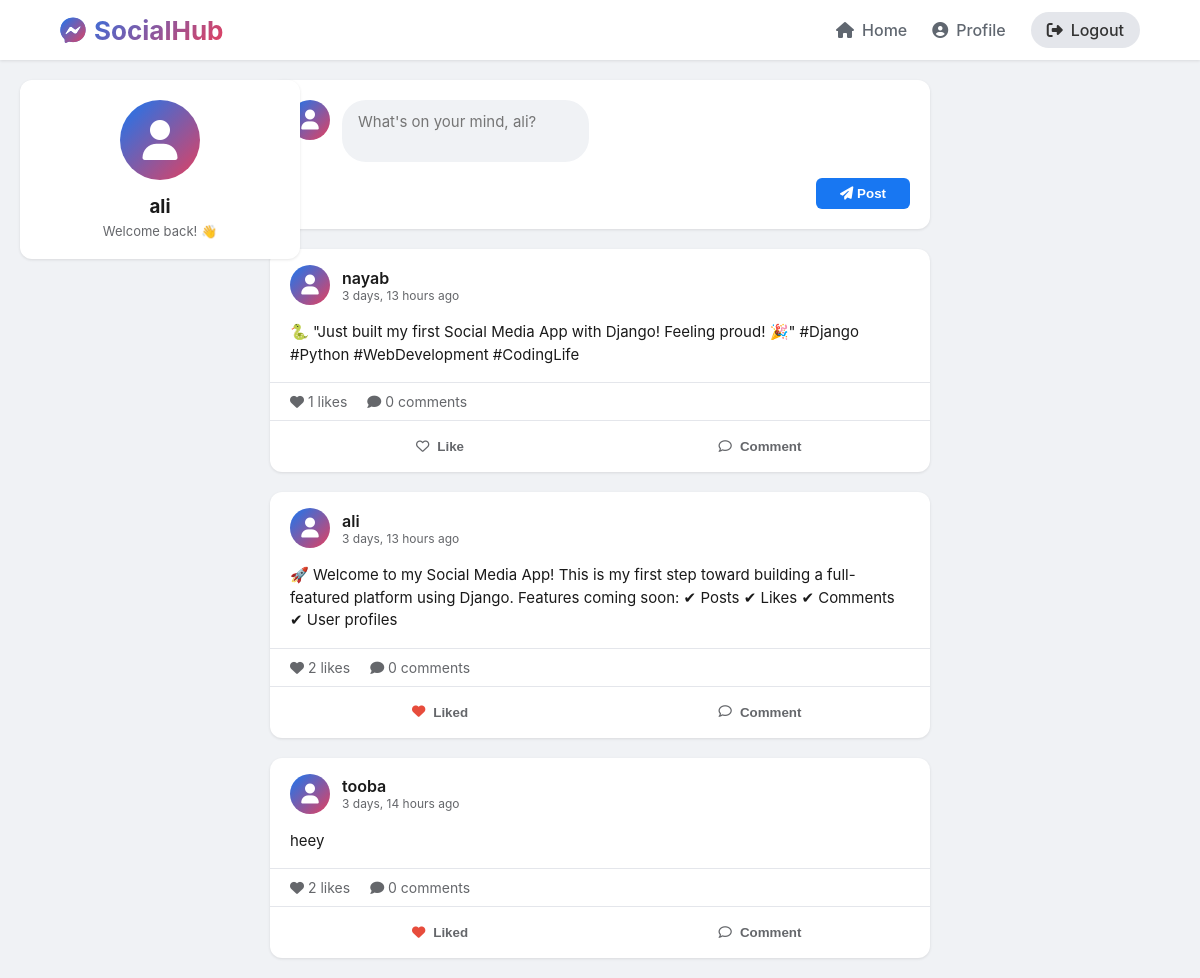
The page / (signed in) on the database its author committed.
### core/models.py (models this page shows, shortened)
class Post(models.Model):
    user = models.ForeignKey(User, on_delete=models.CASCADE, related_name='posts')
    content = models.TextField(max_length=1000)
    created_at = models.DateTimeField(auto_now_add=True)
    likes = models.ManyToManyField(User, related_name='liked_posts', blank=True)
    def total_likes(self):
        return self.likes.count()

### core/views.py (the view)
# urls.py: path('', views.home, name='home'),
def home(request):
    posts = Post.objects.all().order_by('-created_at')
    return render(request, 'core/home.html', {'posts': posts})

### core/templates/core/home.html (shortened to what this page needs)
<!DOCTYPE html>
<html lang="en">
<head>
    <link rel="stylesheet" href="https://cdnjs.cloudflare.com/ajax/libs/font-awesome/6.4.0/css/all.min.css">
</head>
<body>
    <nav class="navbar">
        <div class="logo">
            <i class="fab fa-facebook-messenger"></i>
            <span>SocialHub</span>
        </div>
        <div class="nav-links">
            {% if user.is_authenticated %}
                <a href="{% url 'home' %}"><i class="fas fa-home"></i> Home</a>
                <a href="{% url 'profile' user.username %}"><i class="fas fa-user-circle"></i> Profile</a>
                <a href="{% url 'logout' %}" class="logout-btn"><i class="fas fa-sign-out-alt"></i> Logout</a>
            {% else %}
                <a href="{% url 'login' %}"><i class="fas fa-sign-in-alt"></i> Login</a>
                <a href="{% url 'signup' %}"><i class="fas fa-user-plus"></i> Signup</a>
            {% endif %}
        </div>
    </nav>
    {% if user.is_authenticated %}
    <div class="left-sidebar">
        <div class="profile-card">
            <div class="profile-avatar">
                <i class="fas fa-user"></i>
            </div>
            <h3>{{ user.username }}</h3>
            <p>Welcome back! 👋</p>
        </div>
    </div>
    {% endif %}
    <div class="container">
        {% if user.is_authenticated %}
        <div class="create-post">
            <div class="post-input-area">
                <div class="post-avatar">
                    <i class="fas fa-user"></i>
                </div>
                <form method="POST" action="{% url 'create_post' %}" style="flex: 1;">
                    <textarea name="content" rows="2" placeholder="What's on your mind, {{ user.username }}?"></textarea>
                    <div class="post-actions">
                        <button type="submit" class="post-btn"><i class="fas fa-paper-plane"></i> Post</button>
                    </div>
                </form>
            </div>
        </div>
        {% endif %}
        {% for post in posts %}
        <div class="post-card" id="post-{{ post.id }}">
            <div class="post-header">
                <div class="post-avatar-small">
                    <i class="fas fa-user"></i>
                </div>
                <div class="post-user-info">
                    <a href="{% url 'profile' post.user.username %}" class="post-user-name">{{ post.user.username }}</a>
                    <div class="post-time">{{ post.created_at|timesince }} ago</div>
                </div>
            </div>
            <div class="post-content">
                {{ post.content }}
            </div>
            <div class="post-stats">
                <span id="likes-count-{{ post.id }}">
                    <i class="fas fa-heart"></i> <span class="like-number-{{ post.id }}">{{ post.total_likes }}</span> likes
                </span>
                <span><i class="fas fa-comment"></i> {{ post.comments.count }} comments</span>
            </div>
            <div class="post-buttons">
                {% if user.is_authenticated %}
                <button class="post-btn-action like-btn" data-post-id="{{ post.id }}" data-liked="{% if user in post.likes.all %}true{% else %}false{% endif %}">
                    {% if user in post.likes.all %}
                        <i class="fas fa-heart liked"></i> <span>Liked</span>
                    {% else %}
                        <i class="far fa-heart"></i> <span>Like</span>
                    {% endif %}
                </button>
                {% endif %}
                <button class="post-btn-action comment-toggle" data-post-id="{{ post.id }}">
                    <i class="far fa-comment"></i> Comment
                </button>
            </div>
        </div>
        {% empty %}
        <div class="create-post" style="text-align: center;">
            <p>No posts yet. {% if user.is_authenticated %}Be the first to post!{% endif %}</p>
        </div>
        {% endfor %}
    </div>
</body>
</html>

### core/templates/core/home.html (style rules this page uses)
* { margin: 0; padding: 0; box-sizing: border-box; }
body { font-family: -apple-system, BlinkMacSystemFont, 'Segoe UI', Roboto, Helvetica, Arial, sans-serif; background: #f0f2f5; color: #1a1a1a; }
.navbar { background: white; padding: 12px 5%; display: flex; justify-content: space-between; align-items: center; box-shadow: 0 1px 3px rgba(0,0,0,0.1); position: sticky; top: 0; z-index: 1000; }
.logo { display: flex; align-items: center; gap: 8px; font-size: 26px; font-weight: bold; background: linear-gradient(135deg, #1877f2, #e4405f); -webkit-background-clip: text; -webkit-text-fill-color: transparent; }
.logo i { background: linear-gradient(135deg, #1877f2, #e4405f); -webkit-background-clip: text; -webkit-text-fill-color: transparent; }
.nav-links { display: flex; gap: 25px; align-items: center; }
.nav-links a { text-decoration: none; color: #606770; font-weight: 500; transition: 0.3s; display: flex; align-items: center; gap: 8px; }
.logout-btn { background: #e4e6eb; padding: 8px 16px; border-radius: 20px; color: #333 !important; }
.container { max-width: 700px; margin: 20px auto; padding: 0 20px; }
.create-post { background: white; border-radius: 12px; padding: 20px; margin-bottom: 20px; box-shadow: 0 1px 3px rgba(0,0,0,0.1); }
.post-input-area { display: flex; gap: 12px; align-items: flex-start; }
.post-avatar { width: 40px; height: 40px; background: linear-gradient(135deg, #1877f2, #e4405f); border-radius: 50%; display: flex; align-items: center; justify-content: center; flex-shrink: 0; }
.post-avatar i { color: white; font-size: 20px; }
.post-input-area textarea { flex: 1; border: none; background: #f0f2f5; padding: 12px 16px; border-radius: 24px; resize: none; font-family: inherit; font-size: 15px; }
.post-actions { display: flex; justify-content: flex-end; margin-top: 12px; }
.post-btn { background: #1877f2; color: white; border: none; padding: 8px 24px; border-radius: 6px; font-weight: 600; cursor: pointer; }
.post-card { background: white; border-radius: 12px; margin-bottom: 20px; box-shadow: 0 1px 3px rgba(0,0,0,0.1); overflow: hidden; }
.post-header { padding: 16px 20px; display: flex; align-items: center; gap: 12px; }
.post-avatar-small { width: 40px; height: 40px; background: linear-gradient(135deg, #1877f2, #e4405f); border-radius: 50%; display: flex; align-items: center; justify-content: center; }
.post-avatar-small i { color: white; font-size: 20px; }
.post-user-info { flex: 1; }
.post-user-name { font-weight: 600; color: #1a1a1a; text-decoration: none; }
.post-time { font-size: 12px; color: #65676b; }
.post-content { padding: 0 20px 16px; font-size: 15px; line-height: 1.5; }
.post-stats { padding: 10px 20px; border-top: 1px solid #e4e6eb; border-bottom: 1px solid #e4e6eb; display: flex; gap: 20px; font-size: 14px; color: #65676b; }
.post-buttons { padding: 8px 20px; display: flex; gap: 20px; }
.post-btn-action { flex: 1; background: none; border: none; padding: 10px; border-radius: 8px; cursor: pointer; font-weight: 600; color: #65676b; display: flex; align-items: center; justify-content: center; gap: 8px; transition: 0.3s; }
.liked { color: #e74c3c; }
.left-sidebar { position: fixed; left: 20px; top: 80px; width: 280px; }
.profile-card { background: white; border-radius: 12px; padding: 20px; text-align: center; box-shadow: 0 1px 3px rgba(0,0,0,0.1); }
.profile-avatar { width: 80px; height: 80px; background: linear-gradient(135deg, #1877f2, #e4405f); border-radius: 50%; display: flex; align-items: center; justify-content: center; margin: 0 auto 15px; }
.profile-avatar i { font-size: 40px; color: white; }
.profile-card h3 { margin-bottom: 5px; color: #1a1a1a; }
.profile-card p { color: #65676b; font-size: 13px; }

### rows shown on the page
Post: user.username "nayab", created_at "3 days, 13 hours", content "🐍 \"Just built my first Social Media App with Django! Feeling proud! 🎉\" #Django #Python #WebDevelopment #CodingLife", total_likes "1", comments.count "0", shows "Like"
Post: user.username "ali", created_at "3 days, 13 hours", content "🚀 Welcome to my Social Media App! This is my first step toward building a full-featured platform using Django. Features coming soon: ✔ Posts ✔ Likes ✔ Comments ✔ User profiles", total_likes "2", comments.count "0", shows "Liked"
Post: user.username "tooba", created_at "3 days, 14 hours", content "heey", total_likes "2", comments.count "0", shows "Liked"

### other values the page prints
{{ user.username }} "ali"
